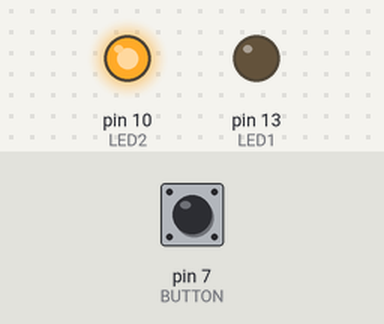
This sketch was run on a simulated Arduino Uno, built with avr-gcc and run on an emulated ATmega328P. On the bench: output pins drawn as LEDs (lit = HIGH). The inputs (shaded band) are chosen by the test bench; at power-on: pin 7 (BUTTON) LOW.

Above: at 1.2 s.
1.3 s: pin 7 (BUTTON) pulled HIGH for 0.15 s
At 1.6 s:
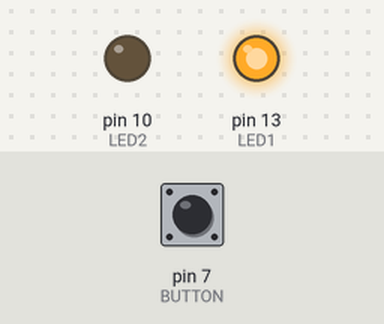
2.9 s: pin 7 (BUTTON) pulled HIGH for 1 s
At 4.1 s:
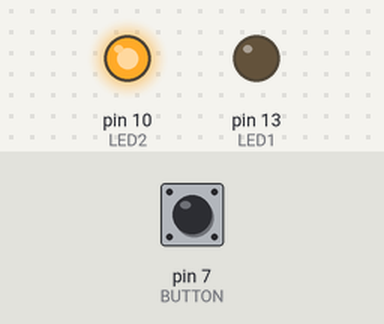
5.4 s: pin 7 (BUTTON) pulled HIGH for 3.2 s
At 6.0 s:
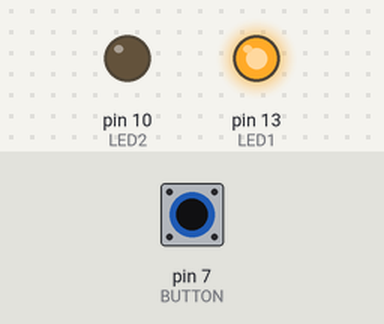
Timing chart, 0 to 8.4 s (numbered marks = the images above; inputs shaded):
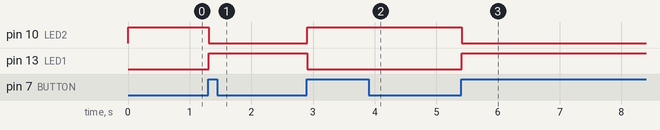

Measured:
- after the input at 1.3 s, pin 10 (LED2): HIGH → LOW at once; pin 13 (LED1): LOW → HIGH at once
- after the input at 2.9 s, pin 10 (LED2): LOW → HIGH at once; pin 13 (LED1): HIGH → LOW at once
- after the input at 5.4 s, pin 10 (LED2): HIGH → LOW at once; pin 13 (LED1): LOW → HIGH at once

The sketch:

Alternate_2_Lights.ino
```cpp
//keep light on after pressed

const int LED1 = 13;
const int LED2 = 10;
const int BUTTON = 7;

int val = 0;       //LED Pin
int old_val = 0;   //previous value of val
int state = 0;     //0=off 1=on

void setup()
{
  pinMode(LED1, OUTPUT);
  pinMode(LED2, OUTPUT);
  pinMode(BUTTON, INPUT);
}

void loop()
{
  val = digitalRead(BUTTON);

  if((val == HIGH) && (old_val == LOW))
  {
    state = 1 - state;
    delay(10);
  }

  old_val = val;

  if(state == 1)
  {
    digitalWrite(LED1, HIGH);    //turn on LED if state = 1
    digitalWrite(LED2, LOW);
  }
  if(state == 0)
  {
    digitalWrite(LED1, LOW);     //turn off LED if state = 0
    digitalWrite(LED2, HIGH);
  }
}
```
